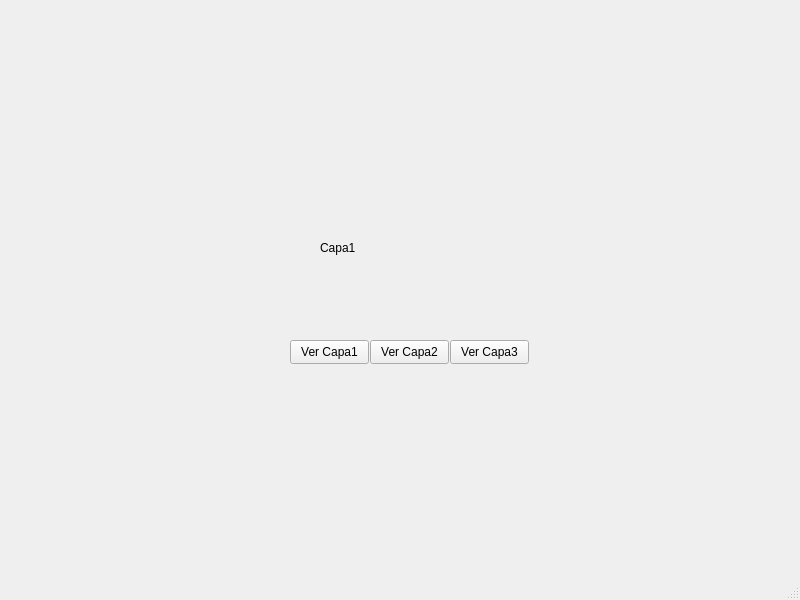
<?xml version="1.0" encoding="UTF-8"?>
<ui version="4.0">
 <class>MainWindow</class>
 <widget class="QMainWindow" name="MainWindow">
  <property name="geometry">
   <rect>
    <x>0</x>
    <y>0</y>
    <width>800</width>
    <height>600</height>
   </rect>
  </property>
  <property name="windowTitle">
   <string>MainWindow</string>
  </property>
  <widget class="QWidget" name="centralwidget">
   <widget class="QStackedWidget" name="stackedWidget">
    <property name="geometry">
     <rect>
      <x>260</x>
      <y>170</y>
      <width>161</width>
      <height>131</height>
     </rect>
    </property>
    <property name="currentIndex">
     <number>0</number>
    </property>
    <widget class="QWidget" name="page">
     <widget class="QLabel" name="label">
      <property name="geometry">
       <rect>
        <x>60</x>
        <y>70</y>
        <width>49</width>
        <height>16</height>
       </rect>
      </property>
      <property name="text">
       <string>Capa1</string>
      </property>
     </widget>
    </widget>
    <widget class="QWidget" name="page_2">
     <widget class="QLabel" name="label_2">
      <property name="geometry">
       <rect>
        <x>50</x>
        <y>90</y>
        <width>49</width>
        <height>16</height>
       </rect>
      </property>
      <property name="text">
       <string>Capa2</string>
      </property>
     </widget>
    </widget>
    <widget class="QWidget" name="page_3">
     <widget class="QLabel" name="label_3">
      <property name="geometry">
       <rect>
        <x>50</x>
        <y>50</y>
        <width>49</width>
        <height>16</height>
       </rect>
      </property>
      <property name="text">
       <string>Capa3</string>
      </property>
     </widget>
    </widget>
   </widget>
   <widget class="QPushButton" name="pushButton">
    <property name="geometry">
     <rect>
      <x>290</x>
      <y>340</y>
      <width>79</width>
      <height>24</height>
     </rect>
    </property>
    <property name="text">
     <string>Ver Capa1</string>
    </property>
   </widget>
   <widget class="QPushButton" name="pushButton_2">
    <property name="geometry">
     <rect>
      <x>370</x>
      <y>340</y>
      <width>79</width>
      <height>24</height>
     </rect>
    </property>
    <property name="text">
     <string>Ver Capa2</string>
    </property>
   </widget>
   <widget class="QPushButton" name="pushButton_3">
    <property name="geometry">
     <rect>
      <x>450</x>
      <y>340</y>
      <width>79</width>
      <height>24</height>
     </rect>
    </property>
    <property name="text">
     <string>Ver Capa3</string>
    </property>
   </widget>
  </widget>
  <widget class="QMenuBar" name="menubar">
   <property name="geometry">
    <rect>
     <x>0</x>
     <y>0</y>
     <width>800</width>
     <height>33</height>
    </rect>
   </property>
  </widget>
  <widget class="QStatusBar" name="statusbar"/>
 </widget>
 <resources/>
 <connections/>
</ui>
